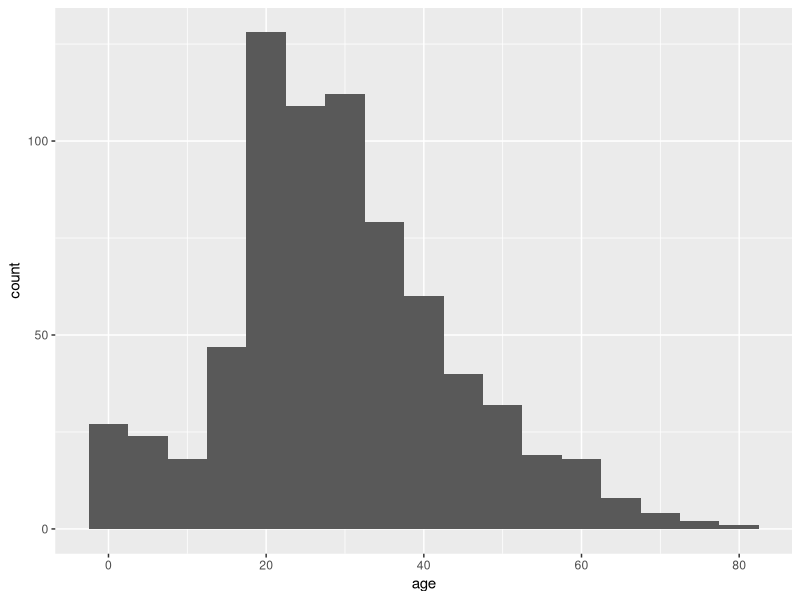
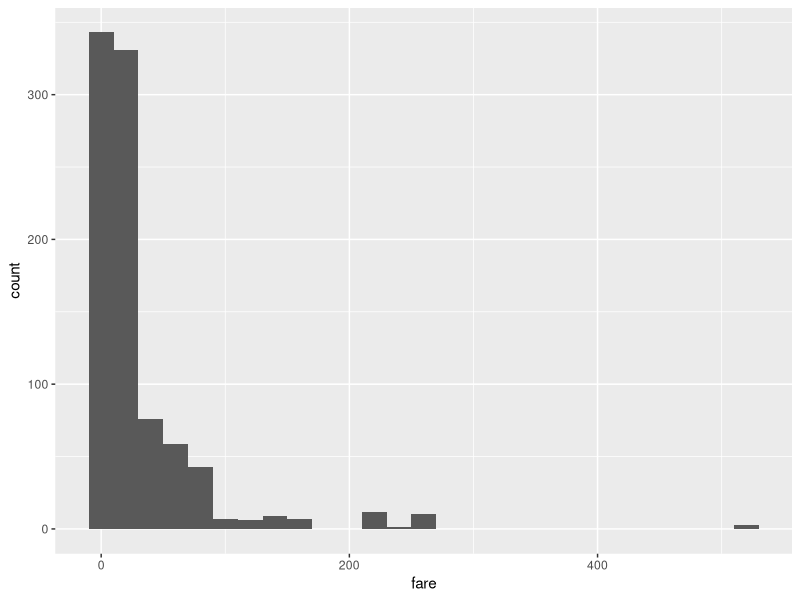

These figures' R source, in order:
#Problem Description: Write an R script to: 
# Read-in the titanic data (titanic_traning.csv).  
# Identify the severity of the missing value problem and data inconsistency problem. Specifically, generate
# a summary of missing values and inconsistent values for each of the features.

# List/Display all the records with missing values and/or inconsistent values. 
# Handle the missing values. 
# Correct the data inconsistency issue. 
# Store the clean data in a CSV file. 

#Inputs: Data file on titanic data 
#Output file: Clean data in a CSV file. 
#===============================================================================


#1. Read-in the titanic data (titanic_traning.csv).
###################################################
titanic.data <- read.csv("titanic_traning.csv")

#Explore the data
str(titanic.data)

# The data set has 9 attributes and 916 observations.
# The feature ID is nominal (though it's marked as integer) 
# The features age, sibsp, parch and fare are numeric
# The features sex and embarked are categorical
# The features pclass and survived are categorical (though it's marked as integer) 

#2. Data Summary 
################
# Summary of numeric variables
summary(titanic.data[c("age", "sibsp", "parch", "fare")]) 

#sibsp:	# of siblings / spouses aboard the Titanic	
#parch:	# of parents / children aboard the Titanic 


#Summary of categorical variable: pclass (Ticket class: 1 = 1st, 2 = 2nd, 3 = 3rd)
titanic.data$pclass <- as.factor(titanic.data$pclass)
summary(titanic.data$pclass)

# Summary of categorical variable: sex (Sex: Male, Female) )
titanic.data$sex <- as.factor(titanic.data$sex)
summary(titanic.data$sex)

#Summary of categorical variable: embarked (Port of Embarkation: C = Cherbourg, Q = Queenstown, S = Southampton)
titanic.data$embarked <- as.factor(titanic.data$embarked)
summary(titanic.data$embarked)

#Summary of categorical variable: survived (Survival: 0 = No, 1 = Yes)
titanic.data$survived <- as.factor(titanic.data$survived)
summary(titanic.data$survived)

#3. Summary of Missing Values and Inconsistent Values
#####################################################

# Create an empty summary table
num_of_Records <- nrow(titanic.data)
num_of_Features <- ncol(titanic.data) - 1

data.summary <- as.data.frame(matrix(nrow = num_of_Features, ncol = 5))

# Add table headings
colnames(data.summary) <- c("Features", "Missing Values", "% of Missing Values",
                            "Inconsistent Values", "% of Inconsistent Values")
# Add feature names in the first column
data.summary[,1] <- colnames(titanic.data[,-1])

# A. Compute missing values per feature
for (i in 1:num_of_Features) {
  data.summary[i,2] <- sum(is.na(titanic.data[,i]))
  data.summary[i,3] <- (sum(is.na(titanic.data[,i]))/num_of_Records)*100
}
# There are 188 missing values (20.524%) for the feature, age and 9 missing values (0.983%) for the feature, fare.


#B. Compute inconsistency in the data
#pclass feature --> No inconsistency
table(titanic.data$pclass) 

#age feature --> No inconsistency
table(titanic.data$age)

#sibsp feature --> No inconsistency
table(titanic.data$sibsp)

#parch feature --> No inconsistency
table(titanic.data$parch)

#fare feature --> No inconsistency
table(titanic.data$fare)

#survived feature --> No inconsistency
table(titanic.data$survived)

# pclass feature --> No inconsistency
table(titanic.data$pclass)

# sex feature --> Data inconsistency, as entries 'Female' instead of female and 'Male' instead of male.
table(titanic.data$sex)

# embarked feature --> Data inconsistency, as 'Queenstown' instead of Q.
table(titanic.data$embarked)


#Need to count data inconsistency for sex
inconsistent.count_sex = num_of_Records
for(i in 1:num_of_Records) {
  if((titanic.data$sex[i] == "female") || (titanic.data$sex[i] == "male")) {
    inconsistent.count_sex = inconsistent.count_sex - 1
  }
}
row_id <- which(data.summary$Features == "sex")
data.summary[row_id,4] <- inconsistent.count_sex
data.summary[row_id,5] <- (inconsistent.count_sex/num_of_Records)*100
View(data.summary)

#Need to count data inconsistency for embarked
inconsistent.count_emb = num_of_Records
for(i in 1:num_of_Records) {
  if((titanic.data$embarked[i] == "Q") || (titanic.data$embarked[i] == "C") || (titanic.data$embarked[i] == "S")) {
    inconsistent.count_emb = inconsistent.count_emb - 1
  }
}
row_id <- which(data.summary$Features == "embarked")
data.summary[row_id,4] <- inconsistent.count_emb
data.summary[row_id,5] <- (inconsistent.count_emb/num_of_Records)*100
View(data.summary)


# 4. List/Display all the records with missing values and/or inconsistent values.
#################################################################################
library("tidyverse")
missing_age <- titanic.data %>% filter(is.na(titanic.data$age))
missing_fare <- titanic.data %>% filter(is.na(titanic.data$fare))
inconsistent_sex <- titanic.data %>% filter(!(sex == 'male' | sex == 'female'))
inconsistent_emb <- titanic.data %>% filter(!(embarked == 'C' | embarked == 'Q'| embarked == 'S'))

missing_inconsistent_records <- rbind(missing_age, missing_fare, inconsistent_sex, inconsistent_emb)
print("List of all the records with missing values and/or inconsistent values")
missing_inconsistent_records

#Check if the missing/inconsistent records shown below are correct by matching the count from data.summary. 
nrow(rbind(missing_age, missing_fare, inconsistent_sex, inconsistent_emb))
# Yes, the below list is correct since it is matching with the total number of 204


#5. Handle the missing values and data inconsistency. 
#####################################################

# Let's correct the data inconsistency issues first in the attributes, sex and embarked
#######################################################################################
#feature - sex
for (i in 1:num_of_Records) {
  if(titanic.data$sex[i] == "Female") {
    titanic.data$sex[i] = "female"
  }
  else if (titanic.data$sex[i] == "Male") {
    titanic.data$sex[i] = "male"
  }
}

#feature - embarked
for(i in 1:num_of_Records) {
  if(titanic.data$embarked[i] == "Queenstown") {
    titanic.data$embarked[i] = "Q"
  }
}

# Recheck the sex feature --> No inconsistency
table(titanic.data$sex)

# Recheck the embarked feature --> No inconsistency
table(titanic.data$embarked)

# Handle the missing values
###########################
# impute missing info for Age
#############################
#install.package("ggplot2") # Install ggplot package
library("ggplot2")

#Plot the histogram for the feature age
ggplot(data = titanic.data) +
  geom_histogram(mapping = aes(x = age), binwidth = 5)

# Histogram appears to be normally distributed and hence mean of age, grouped by sex may be used to handle missing values.
titanic.data %>% group_by(sex) %>% summarise(mean = mean(age, na.rm = TRUE)) # checking the mean age, grouped by sex

#replace the Null values with mean age grouped by sex

titanic.data <- titanic.data %>% 
  group_by(sex) %>% 
  mutate(age = ifelse(is.na(age), 
                            mean(age, na.rm = TRUE),
                            age))

# Impute missing info for fare
##############################
# Plot the histogram for the feature fare
ggplot(data = titanic.data) +
  geom_histogram(mapping = aes(x = fare), binwidth = 20)
# Histogram appears to be skewed and hence median of fare, grouped by pclass may be used handle missing values.
titanic.data %>% group_by(pclass) %>% summarise(median = median(fare, na.rm = TRUE)) #check the median fare, grouped by pclass

#Replace the Null values with median fare grouped by pclass
titanic.data <- titanic.data %>%
  group_by(pclass) %>%
  mutate(fare = ifelse(is.na(fare),
                       median(fare, na.rm = TRUE),
                       fare))


# 6. Store the clean data in a CSV file. 
########################################
write.csv(file = "HW3_Team3_titanic_training_cleaned.csv", titanic.data, row.names = FALSE)



